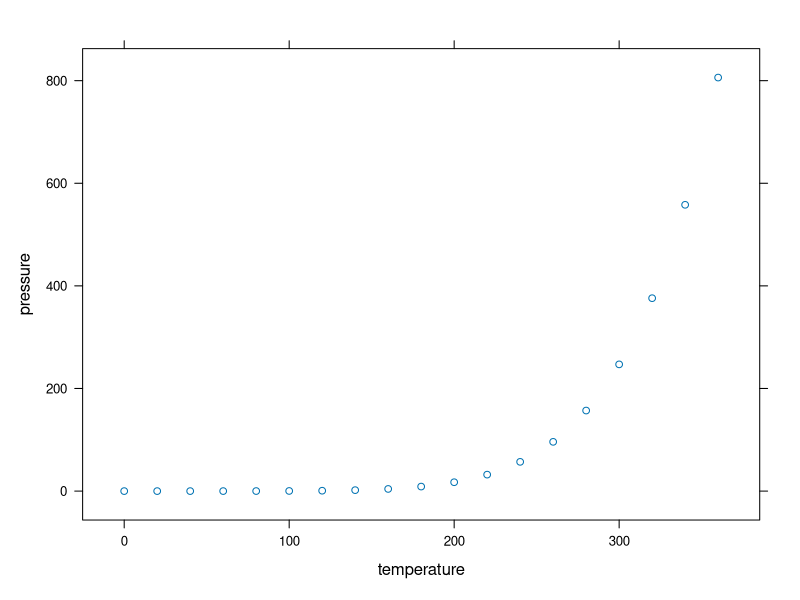
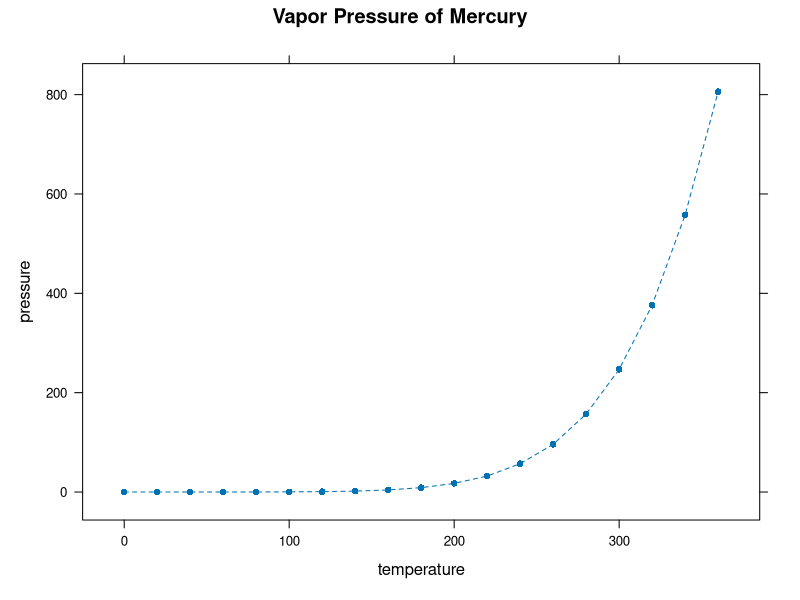
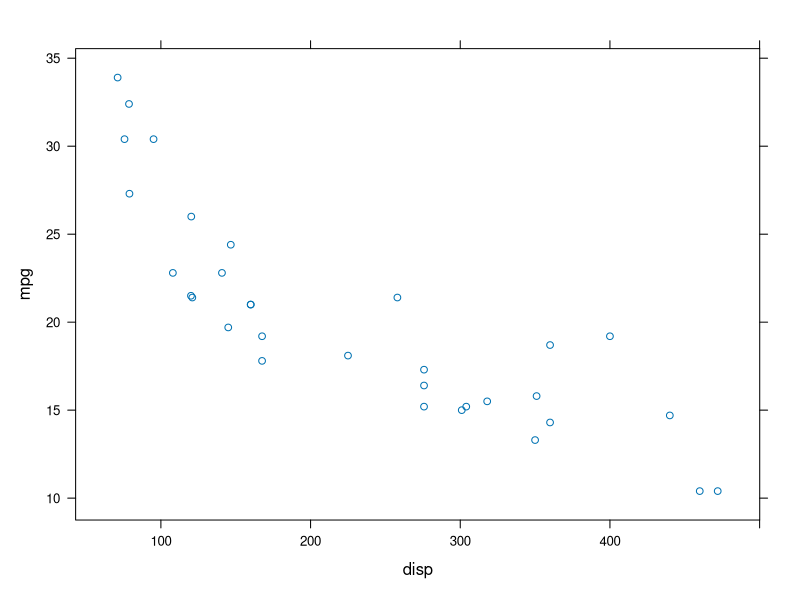
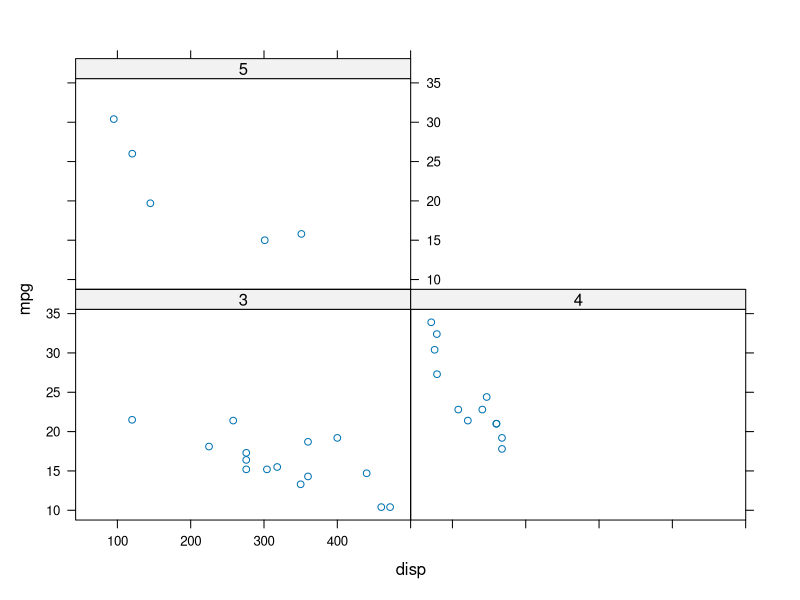
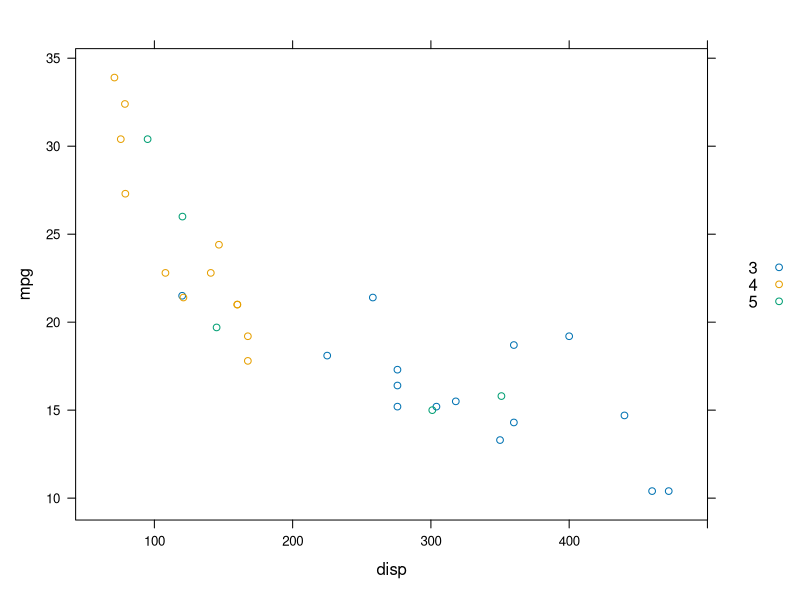
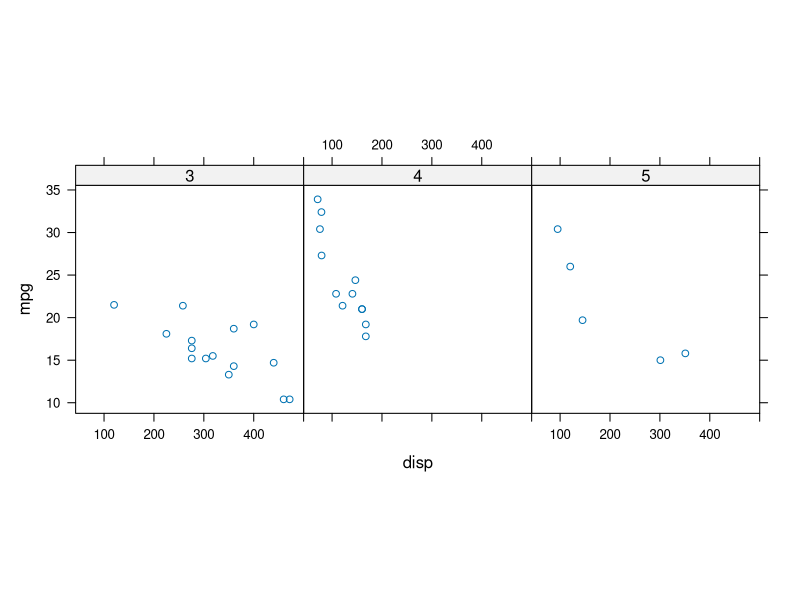
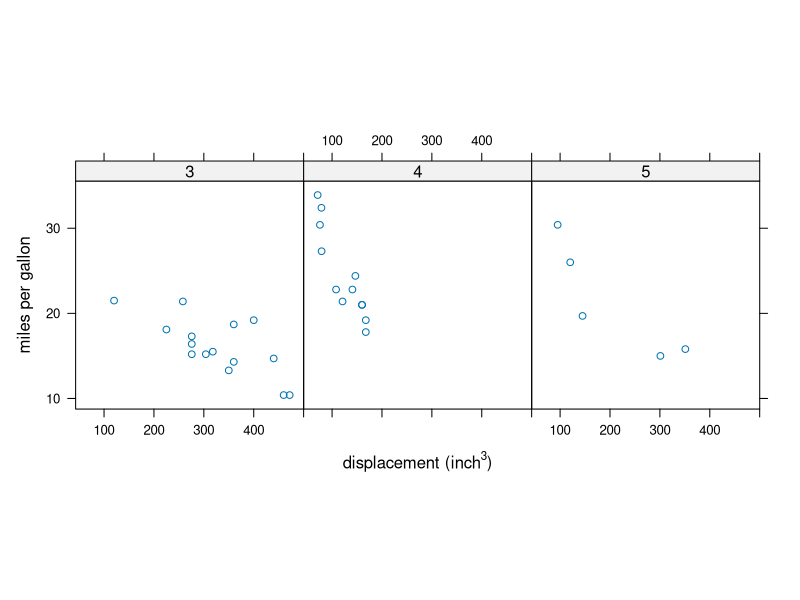
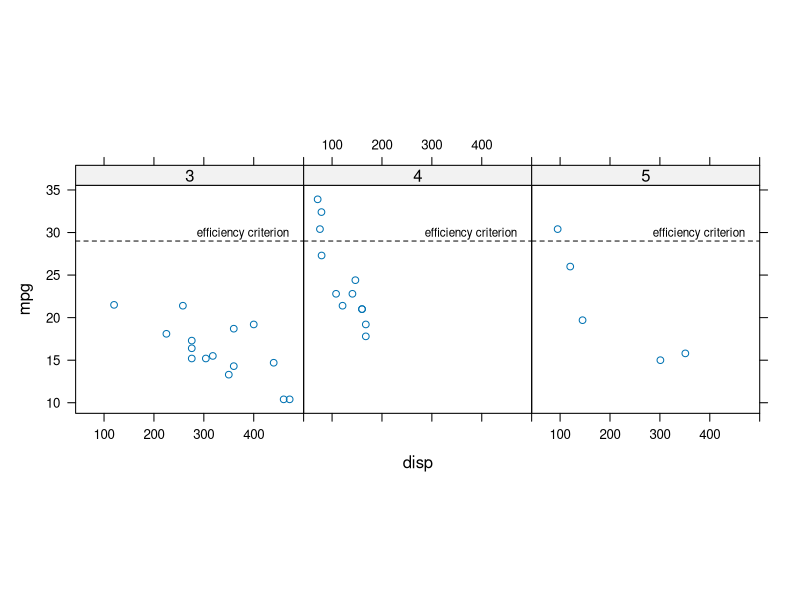

These figures' R source, in order:
## ---- chunk 1
library(lattice)
xyplot(pressure ~ temperature, pressure)
## ---- chunk 2
xyplot(pressure ~ temperature, pressure, type="o", pch=16,
       lty="dashed", main="Vapor Pressure of Mercury")
## ---- chunk 3
head(mtcars)
## ---- chunk 4
xyplot(mpg ~ disp, data=mtcars)
xyplot(mpg ~ disp | factor(gear), data=mtcars)
## ---- chunk 5
xyplot(mpg ~ disp, data=mtcars,
       group=gear,
       auto.key=list(space="right"))
## ---- chunk 6
xyplot(mpg ~ disp | factor(gear), data=mtcars,
       layout=c(3, 1), aspect=1)
## ---- chunk 7
xyplot(mpg ~ disp | factor(gear), data=mtcars, layout=c(3, 1), aspect=1,
       scales=list(y=list(at=seq(10, 30, 10))),
       ylab="miles per gallon", xlab=expression(paste("displacement (", inch^3, ")")))
## ---- chunk 8
xyplot(mpg ~ disp | factor(gear), data=mtcars, layout=c(3, 1), aspect=1,
       panel=function(...) { panel.xyplot(...)
                             panel.abline(h=29, lty="dashed")
                             panel.text(470, 29.5, "efficiency criterion",
                                        adj=c(1, 0), cex=.7)
                             })
## ---- chunk 9
xyplot(mpg ~ disp | factor(gear), data=mtcars, layout=c(3, 1), aspect=1,
       panel=function(x, y, ...) {
         panel.lmline(x, y)
         panel.xyplot(x, y, ...)
         })
## ---- chunk 10
xyplot(pressure ~ temperature, pressure, type="o",
       par.settings=list(plot.symbol=list(pch=16),
                         plot.line=list(lty="dashed")),
       main="Vapor Pressure of Mercury")
## ---- chunk 11
show.settings()
